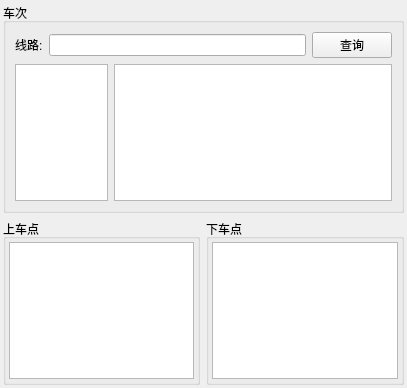
<?xml version="1.0" encoding="UTF-8"?>
<ui version="4.0">
 <class>SearchBusWidget</class>
 <widget class="QWidget" name="SearchBusWidget">
  <property name="geometry">
   <rect>
    <x>0</x>
    <y>0</y>
    <width>407</width>
    <height>388</height>
   </rect>
  </property>
  <property name="windowTitle">
   <string>Form</string>
  </property>
  <layout class="QVBoxLayout" name="verticalLayout_2">
   <property name="leftMargin">
    <number>3</number>
   </property>
   <property name="topMargin">
    <number>3</number>
   </property>
   <property name="rightMargin">
    <number>3</number>
   </property>
   <property name="bottomMargin">
    <number>3</number>
   </property>
   <item>
    <widget class="QGroupBox" name="groupBox_2">
     <property name="title">
      <string>车次</string>
     </property>
     <layout class="QVBoxLayout" name="verticalLayout_3">
      <item>
       <layout class="QHBoxLayout" name="horizontalLayout_4">
        <item>
         <widget class="QLabel" name="label_2">
          <property name="text">
           <string>线路:</string>
          </property>
         </widget>
        </item>
        <item>
         <widget class="QLineEdit" name="textBusLine"/>
        </item>
        <item>
         <widget class="QPushButton" name="btnSearchBus">
          <property name="text">
           <string>查询</string>
          </property>
         </widget>
        </item>
       </layout>
      </item>
      <item>
       <layout class="QHBoxLayout" name="horizontalLayout_3" stretch="1,3">
        <item>
         <widget class="QListWidget" name="listBusLine">
          <property name="editTriggers">
           <set>QAbstractItemView::NoEditTriggers</set>
          </property>
         </widget>
        </item>
        <item>
         <widget class="QTextEdit" name="textBusInfo"/>
        </item>
       </layout>
      </item>
     </layout>
    </widget>
   </item>
   <item>
    <layout class="QHBoxLayout" name="horizontalLayout_2">
     <item>
      <widget class="QGroupBox" name="groupBox">
       <property name="title">
        <string>上车点</string>
       </property>
       <layout class="QHBoxLayout" name="horizontalLayout">
        <property name="spacing">
         <number>3</number>
        </property>
        <property name="leftMargin">
         <number>3</number>
        </property>
        <property name="topMargin">
         <number>3</number>
        </property>
        <property name="rightMargin">
         <number>3</number>
        </property>
        <property name="bottomMargin">
         <number>3</number>
        </property>
        <item>
         <widget class="QListWidget" name="listOnStation"/>
        </item>
       </layout>
      </widget>
     </item>
     <item>
      <widget class="QGroupBox" name="groupBox_3">
       <property name="title">
        <string>下车点</string>
       </property>
       <layout class="QVBoxLayout" name="verticalLayout">
        <property name="leftMargin">
         <number>3</number>
        </property>
        <property name="topMargin">
         <number>3</number>
        </property>
        <property name="rightMargin">
         <number>3</number>
        </property>
        <property name="bottomMargin">
         <number>3</number>
        </property>
        <item>
         <widget class="QListWidget" name="listOffStation"/>
        </item>
       </layout>
      </widget>
     </item>
    </layout>
   </item>
  </layout>
 </widget>
 <resources/>
 <connections>
  <connection>
   <sender>btnSearchBus</sender>
   <signal>clicked()</signal>
   <receiver>SearchBusWidget</receiver>
   <slot>onBtnSearchBusClicked()</slot>
   <hints>
    <hint type="sourcelabel">
     <x>364</x>
     <y>41</y>
    </hint>
    <hint type="destinationlabel">
     <x>401</x>
     <y>-2</y>
    </hint>
   </hints>
  </connection>
  <connection>
   <sender>textBusLine</sender>
   <signal>returnPressed()</signal>
   <receiver>btnSearchBus</receiver>
   <slot>click()</slot>
   <hints>
    <hint type="sourcelabel">
     <x>269</x>
     <y>44</y>
    </hint>
    <hint type="destinationlabel">
     <x>346</x>
     <y>38</y>
    </hint>
   </hints>
  </connection>
  <connection>
   <sender>listBusLine</sender>
   <signal>currentRowChanged(int)</signal>
   <receiver>SearchBusWidget</receiver>
   <slot>onBusLineSeletedChange(int)</slot>
   <hints>
    <hint type="sourcelabel">
     <x>131</x>
     <y>110</y>
    </hint>
    <hint type="destinationlabel">
     <x>0</x>
     <y>6</y>
    </hint>
   </hints>
  </connection>
 </connections>
 <slots>
  <slot>onBtnSearchBusClicked()</slot>
  <slot>onBusLineSeletedChange(int)</slot>
 </slots>
</ui>
